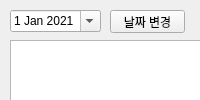
<?xml version="1.0" encoding="UTF-8"?>
<ui version="4.0">
 <class>MainWindow</class>
 <widget class="QMainWindow" name="MainWindow">
  <property name="windowTitle">
   <string>MainWindow</string>
  </property>
  <widget class="QWidget" name="centralwidget">
   <widget class="QPushButton" name="pushButton">
    <property name="geometry">
     <rect>
      <x>354</x>
      <y>10</y>
      <width>81</width>
      <height>23</height>
     </rect>
    </property>
    <property name="text">
     <string>새로고침</string>
    </property>
   </widget>
   <widget class="QTableView" name="tableView">
    <property name="geometry">
     <rect>
      <x>10</x>
      <y>40</y>
      <width>421</width>
      <height>751</height>
     </rect>
    </property>
   </widget>
   <widget class="QDateEdit" name="dateEdit">
    <property name="geometry">
     <rect>
      <x>10</x>
      <y>10</y>
      <width>91</width>
      <height>22</height>
     </rect>
    </property>
    <property name="calendarPopup">
     <bool>true</bool>
    </property>
    <property name="date">
     <date>
      <year>2021</year>
      <month>1</month>
      <day>1</day>
     </date>
    </property>
   </widget>
   <widget class="QPushButton" name="pushButton_2">
    <property name="geometry">
     <rect>
      <x>110</x>
      <y>10</y>
      <width>75</width>
      <height>23</height>
     </rect>
    </property>
    <property name="text">
     <string>날짜 변경</string>
    </property>
   </widget>
   <widget class="QListView" name="listView">
    <property name="geometry">
     <rect>
      <x>210</x>
      <y>10</y>
      <width>131</width>
      <height>21</height>
     </rect>
    </property>
   </widget>
  </widget>
 </widget>
 <resources/>
 <connections/>
</ui>
